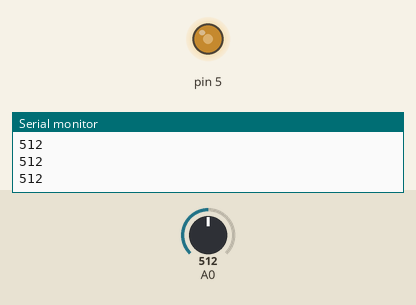
Recording of a sketch running on a simulated Arduino Uno, built with avr-gcc and run on an emulated ATmega328P. On the bench: output pins drawn as LEDs (lit = HIGH), the last lines printed to the serial monitor. Inputs (shaded band) come from the test bench; at power-on: A0 = 512.

Above: at 1.2 s.
1.3 s: A0 set to 306
At 2.4 s:
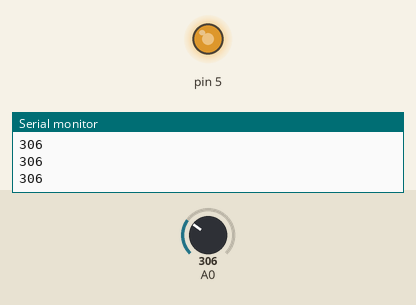
2.8 s: A0 set to 122
At 4.0 s:
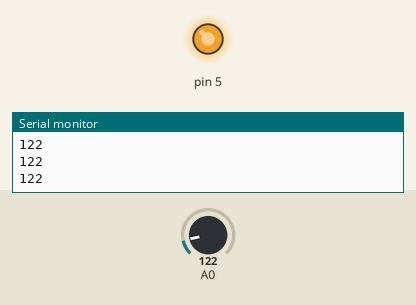
4.3 s: A0 set to 900
At 5.2 s:
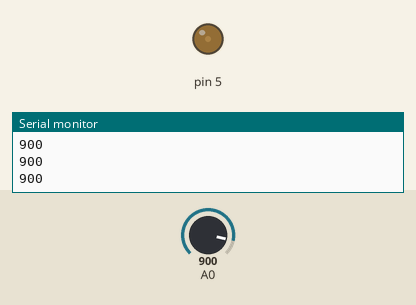
5.8 s: A0 set to 1023
At 6.8 s:
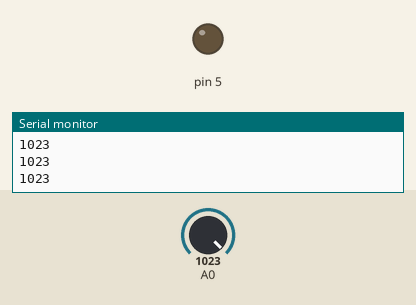
7.3 s: A0 set to 511
At 8.4 s:
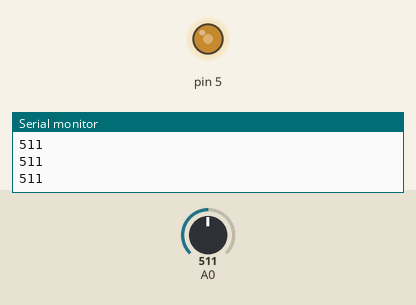
Timing chart, 0 to 9.8 s (numbered marks = the images above; inputs shaded):
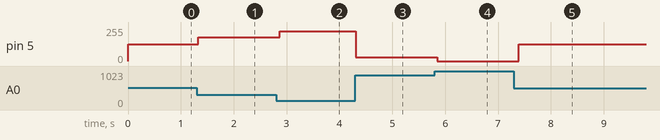

The sketch:

photoresistance.ino
```cpp
int valorcds;    //pin digital conectado a la salida del sensor PIR
int brilloLED;


void setup() {
  // put your setup code here, to run once:
Serial.begin(9600);

}

void loop() {
  // put your main code here, to run repeatedly:
    valorcds= analogRead (0);
   Serial.println(valorcds);  //Falta  hacer un case para que decida tipos de intensidad
   valorcds= 1023- valorcds;
   brilloLED= map(valorcds,0,1023,0,255);
   analogWrite(5,brilloLED);
   delay(110);
}
```

Measured:
- after the input at 1.3 s, pin 5: 127/255 → 178/255 at once
- after the input at 2.8 s, pin 5: 178/255 → 224/255 after 0.07 s
- after the input at 4.3 s, pin 5: 224/255 → 30/255 at once
- after the input at 5.8 s, pin 5: 30/255 → 0/255 after 0.05 s
- after the input at 7.3 s, pin 5: 0/255 → 127/255 after 0.09 s
